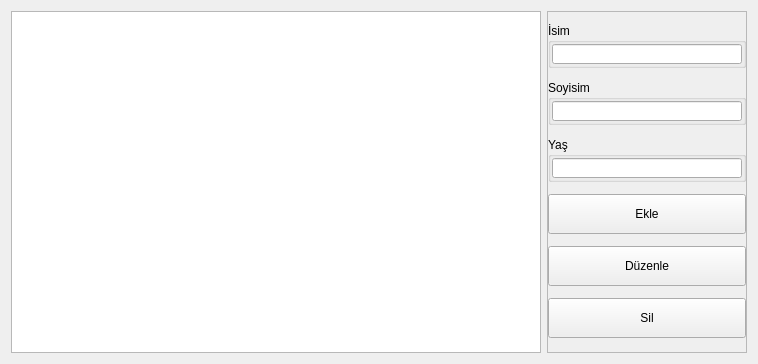
<?xml version="1.0" encoding="UTF-8"?>
<ui version="4.0">
 <class>MainWindow</class>
 <widget class="QMainWindow" name="MainWindow">
  <property name="geometry">
   <rect>
    <x>0</x>
    <y>0</y>
    <width>758</width>
    <height>364</height>
   </rect>
  </property>
  <property name="windowTitle">
   <string>MainWindow</string>
  </property>
  <widget class="QWidget" name="centralWidget">
   <layout class="QHBoxLayout" name="horizontalLayout">
    <item>
     <widget class="QTableView" name="tableView"/>
    </item>
    <item>
     <widget class="QFrame" name="frame">
      <property name="maximumSize">
       <size>
        <width>200</width>
        <height>16777215</height>
       </size>
      </property>
      <property name="frameShape">
       <enum>QFrame::StyledPanel</enum>
      </property>
      <property name="frameShadow">
       <enum>QFrame::Raised</enum>
      </property>
      <layout class="QVBoxLayout" name="verticalLayout">
       <property name="spacing">
        <number>1</number>
       </property>
       <property name="leftMargin">
        <number>0</number>
       </property>
       <property name="topMargin">
        <number>0</number>
       </property>
       <property name="rightMargin">
        <number>0</number>
       </property>
       <property name="bottomMargin">
        <number>0</number>
       </property>
       <item>
        <widget class="QGroupBox" name="groupBox">
         <property name="maximumSize">
          <size>
           <width>16777215</width>
           <height>45</height>
          </size>
         </property>
         <property name="title">
          <string>İsim</string>
         </property>
         <layout class="QVBoxLayout" name="verticalLayout_2">
          <property name="spacing">
           <number>1</number>
          </property>
          <property name="leftMargin">
           <number>1</number>
          </property>
          <property name="topMargin">
           <number>1</number>
          </property>
          <property name="rightMargin">
           <number>1</number>
          </property>
          <property name="bottomMargin">
           <number>1</number>
          </property>
          <item>
           <widget class="QLineEdit" name="line_isim"/>
          </item>
         </layout>
        </widget>
       </item>
       <item>
        <widget class="QGroupBox" name="groupBox_2">
         <property name="maximumSize">
          <size>
           <width>16777215</width>
           <height>45</height>
          </size>
         </property>
         <property name="title">
          <string>Soyisim</string>
         </property>
         <layout class="QVBoxLayout" name="verticalLayout_3">
          <property name="spacing">
           <number>1</number>
          </property>
          <property name="leftMargin">
           <number>1</number>
          </property>
          <property name="topMargin">
           <number>1</number>
          </property>
          <property name="rightMargin">
           <number>1</number>
          </property>
          <property name="bottomMargin">
           <number>1</number>
          </property>
          <item>
           <widget class="QLineEdit" name="line_soyisim"/>
          </item>
         </layout>
        </widget>
       </item>
       <item>
        <widget class="QGroupBox" name="groupBox_3">
         <property name="maximumSize">
          <size>
           <width>16777215</width>
           <height>45</height>
          </size>
         </property>
         <property name="title">
          <string>Yaş</string>
         </property>
         <layout class="QVBoxLayout" name="verticalLayout_4">
          <property name="leftMargin">
           <number>1</number>
          </property>
          <property name="topMargin">
           <number>1</number>
          </property>
          <property name="rightMargin">
           <number>1</number>
          </property>
          <property name="bottomMargin">
           <number>1</number>
          </property>
          <item>
           <widget class="QLineEdit" name="line_yas"/>
          </item>
         </layout>
        </widget>
       </item>
       <item>
        <widget class="QPushButton" name="buton_ekle">
         <property name="minimumSize">
          <size>
           <width>0</width>
           <height>40</height>
          </size>
         </property>
         <property name="text">
          <string>Ekle</string>
         </property>
        </widget>
       </item>
       <item>
        <widget class="QPushButton" name="buton_duzenle">
         <property name="minimumSize">
          <size>
           <width>0</width>
           <height>40</height>
          </size>
         </property>
         <property name="text">
          <string>Düzenle</string>
         </property>
        </widget>
       </item>
       <item>
        <widget class="QPushButton" name="buton_sil">
         <property name="minimumSize">
          <size>
           <width>0</width>
           <height>40</height>
          </size>
         </property>
         <property name="text">
          <string>Sil</string>
         </property>
        </widget>
       </item>
      </layout>
     </widget>
    </item>
   </layout>
  </widget>
 </widget>
 <layoutdefault spacing="6" margin="11"/>
 <resources/>
 <connections/>
</ui>
